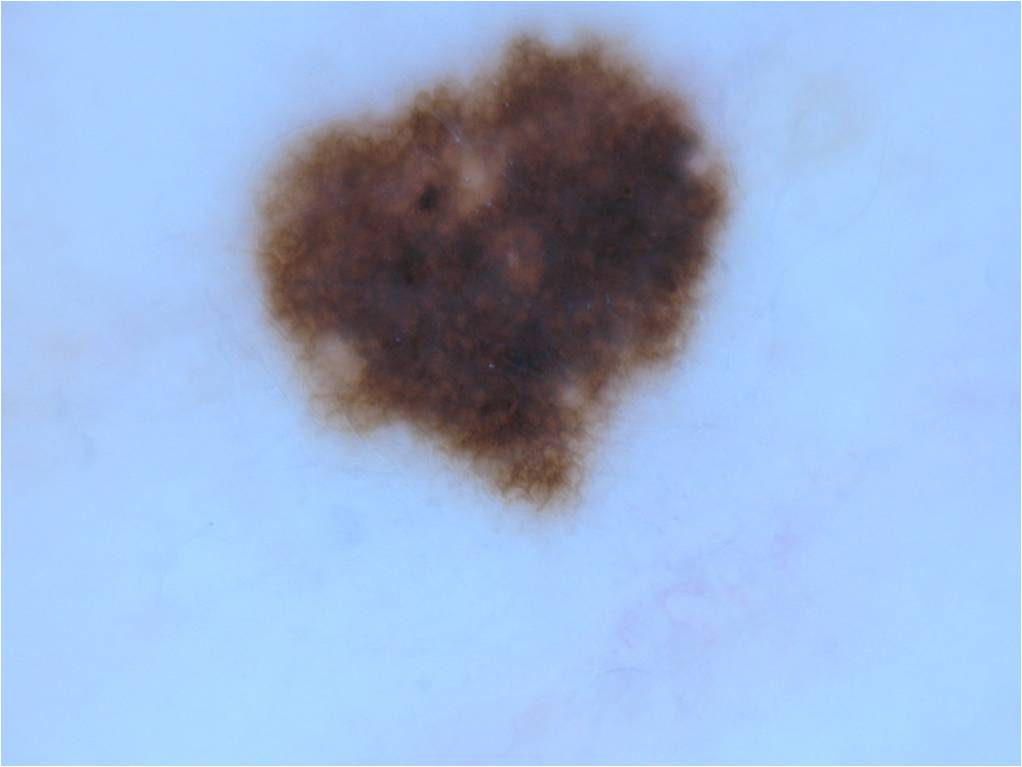
#> input picture 5_ Fully Convolutional Neural Networks/DATA/D1/Data/a11.jpg, 1022 x 767 px, given in place of cam.png, which was not available
$ jupyter execute 'Part 1_Convolution_Basics.ipynb'   (shell and % lines are left out)   (text cells are left out)
#> lines starting #> are read from the running program, lines starting #| are printed output that depends on the picture; pictures that were not available may be replaced by others from this repository, and a replacement may not be noted
[cell 1]
from google.colab import drive
drive.mount('/content/drive')

[cell 2]
import os
print(os.getcwd())

[cell 3]
os.chdir('/content/drive')
print(os.getcwd())

[cell 4]
os.chdir('/content/drive/My Drive')
print(os.getcwd())

[cell 5]
os.listdir('/content/drive/My Drive')

[cell 6]
os.listdir('/content/drive/My Drive/SSDL')

[cell 7]
os.listdir('/content/drive/My Drive/SSDL/Day2')

[cell 8]
from scipy.ndimage import correlate,convolve
import numpy as np


a = np.array([1,2,3,4,5])

b = np.array([1,2,3])

c = convolve(a,b)
print(c)

d = correlate(a,b)
print(d)

[cell 9]
from google.colab import files
uploaded = files.upload()
#> the answer given: a11.jpg

[cell 10]
import cv2
img=cv2.imread("cam.png")
#> img is the input picture: shape (767, 1022, 3); mean B, G, R 214.8, 178.5, 154.2

[cell 11]
from scipy.signal import convolve2d
import cv2
import matplotlib.pyplot as plt
import numpy as np

img = cv2.imread('cam.png',cv2.IMREAD_GRAYSCALE)
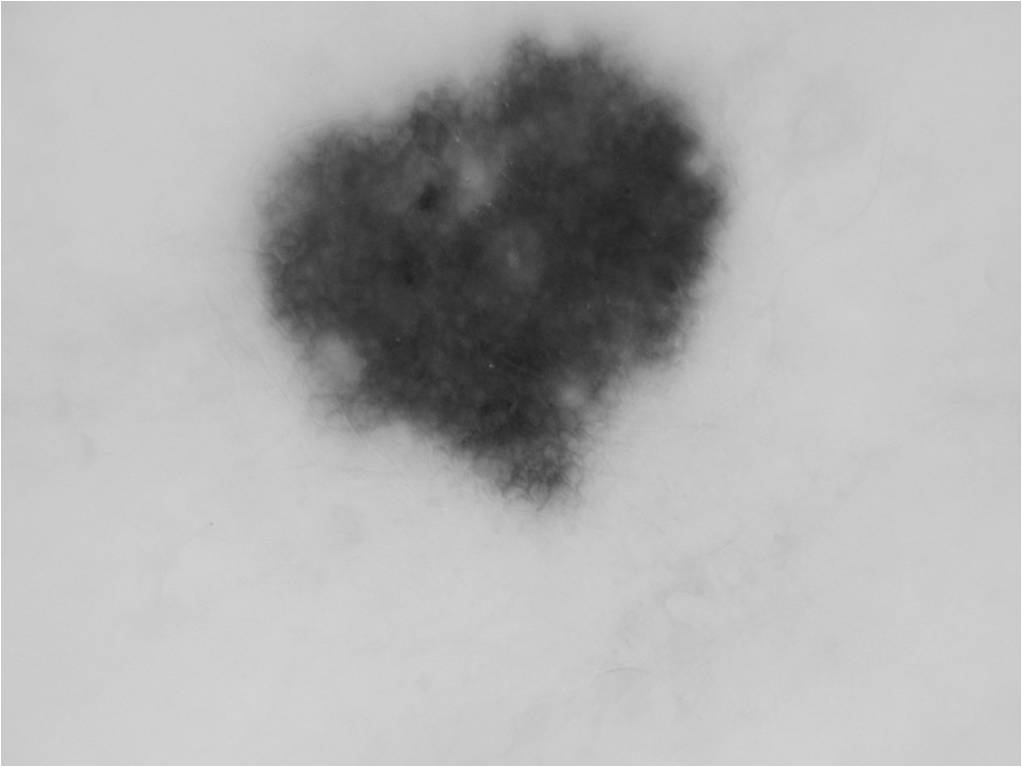
#> img: shape (767, 1022); min 32, max 255, mean 175.4


kernel = np.array([[1,0,-1],
                   [0,0,0],
                   [-1,0,1]])


print(img.shape)
#| (767, 1022)
print(kernel.shape)

b=convolve2d(img,kernel)

[cell 12]
plt.figure(figsize=(10,10))
plt.subplot(131).imshow(img,'gray')
plt.subplot(132).imshow(kernel,'gray')
plt.subplot(133).imshow(b,'gray')
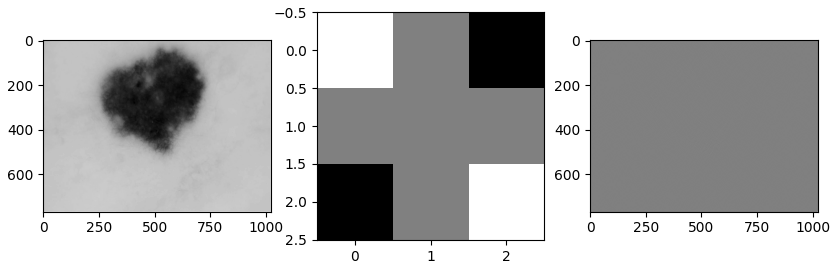
#> figure drawn by matplotlib, 3 panels

[cell 13]
import cv2
import matplotlib.pyplot as plt
import numpy as np
from skimage import filters


img = cv2.imread('cam.png',0)
plt.imshow(img)
print(img.shape)
#| (767, 1022)

[cell 14]
h = filters.sobel_h(img)
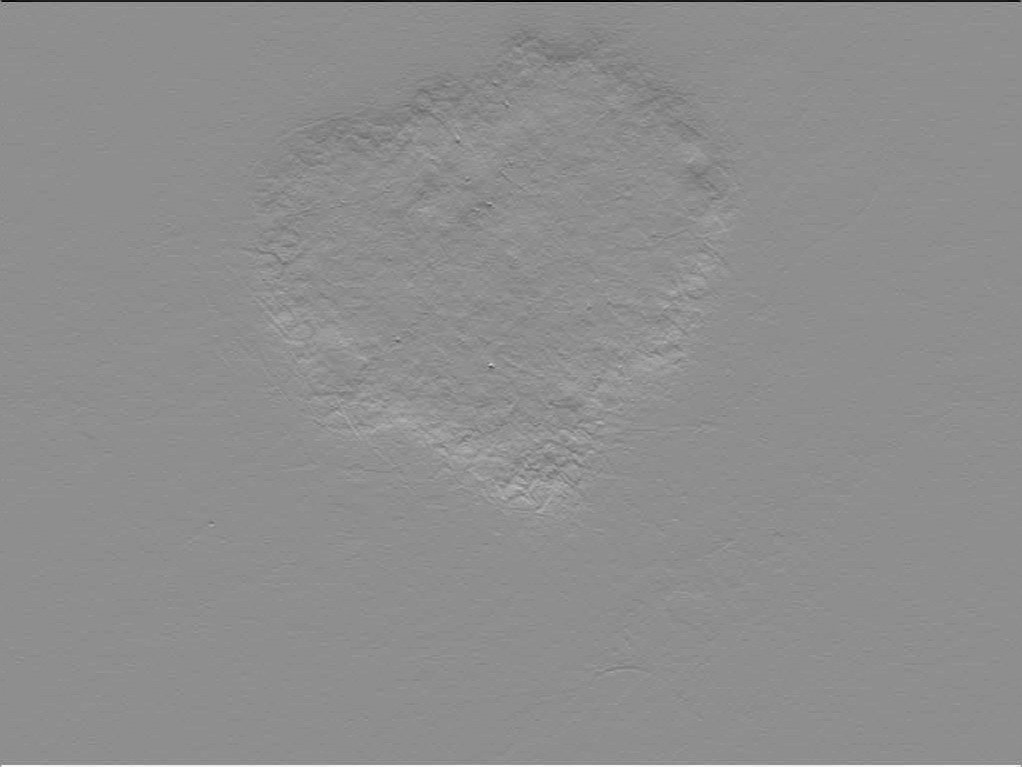
#> h: shape (767, 1022) float64; min -0.269, max 0.213, mean 8.17e-06; drawn with min black and max white
v = filters.sobel_v(img)
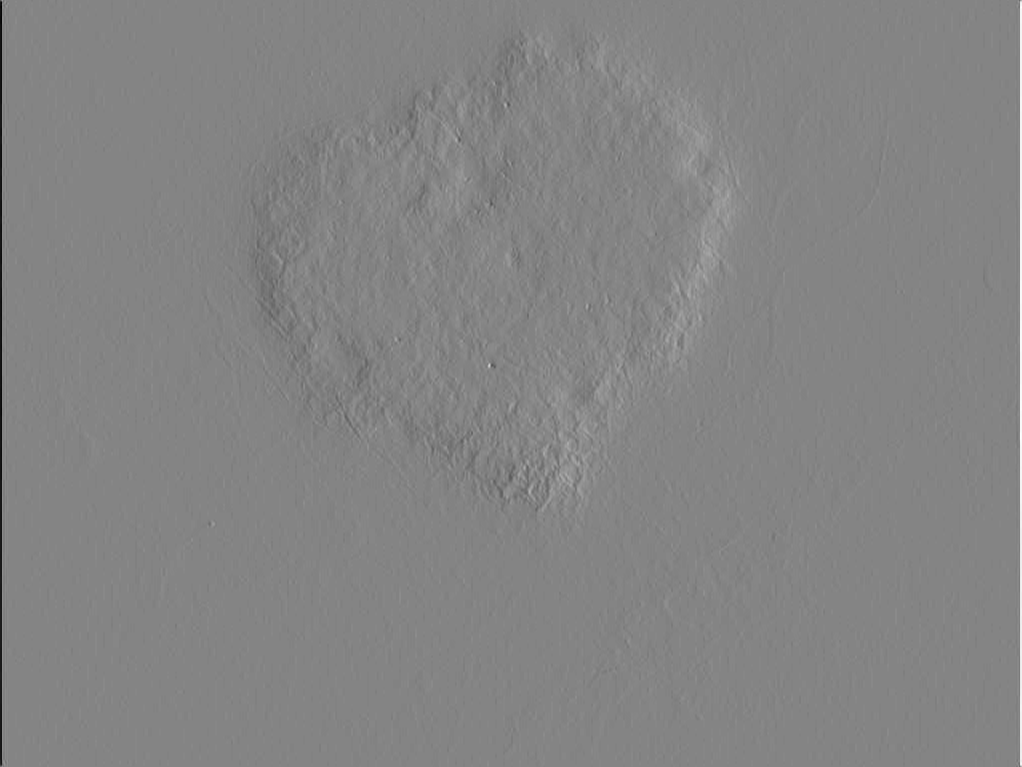
#> v: shape (767, 1022) float64; min -0.26, max 0.241, mean 4.9e-07; drawn with min black and max white
res1 = filters.sobel(img)
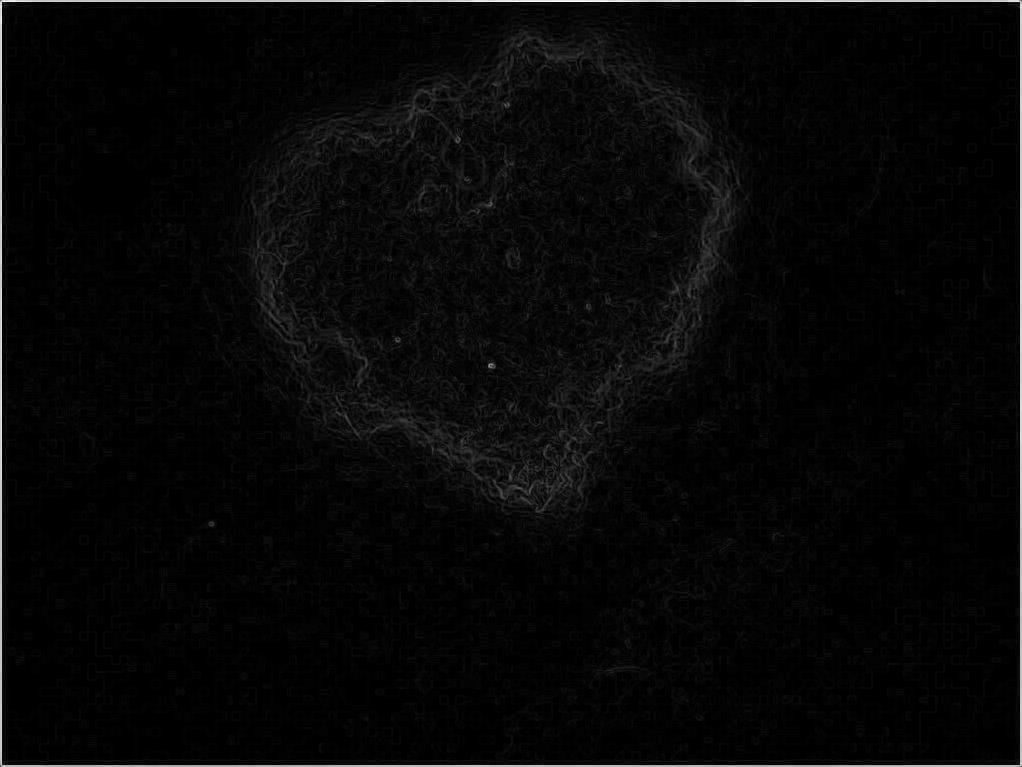
#> res1: shape (767, 1022) float64; min 0, max 0.191, mean 0.00552; drawn with min black and max white

[cell 15]
plt.figure(figsize=(20,20))
plt.subplot(141).imshow(img,'gray')
plt.subplot(142).imshow(h,'gray')
plt.subplot(143).imshow(v,'gray')
plt.subplot(144).imshow(res1,'gray')

$ run again, on 5_ Fully Convolutional Neural Networks/DATA/D1/Data/a12.jpg
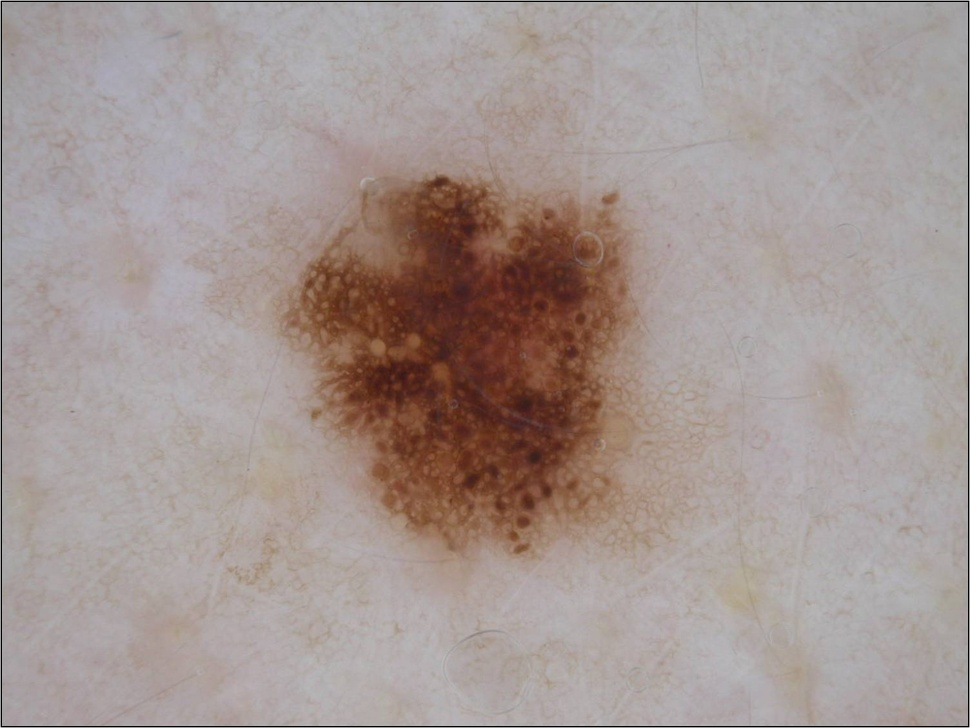
#> input picture 5_ Fully Convolutional Neural Networks/DATA/D1/Data/a12.jpg, 970 x 728 px, shrunk from 1504 x 1129 before the run, given in place of cam.png, which was not available
#> img is the input picture: shape (728, 970, 3); mean B, G, R 147.1, 150.8, 164.1
#> img: shape (728, 970)
#| (728, 970)
#> `[cell 12] plt.figure(figsize=(10,10)) plt.subplot(131).imshow(img,'gra..`:
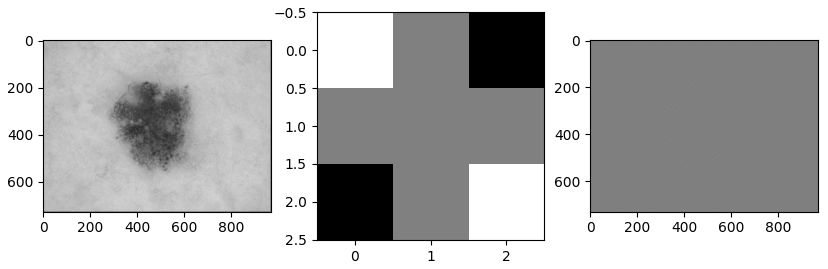
#> figure drawn by matplotlib, 3 panels
#| (728, 970)
#> `res1 = filters.sobel(img)`:
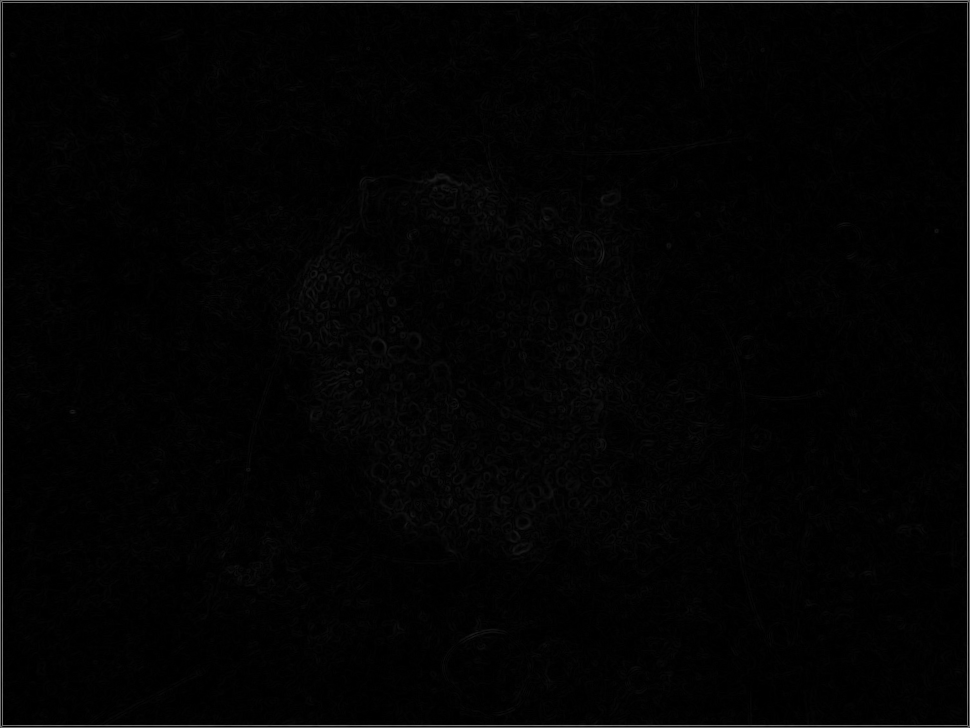
#> res1: shape (728, 970) float64; min 0, max 0.508, mean 0.0146

$ run again, on 5_ Fully Convolutional Neural Networks/DATA/D1/Data/a13.jpg
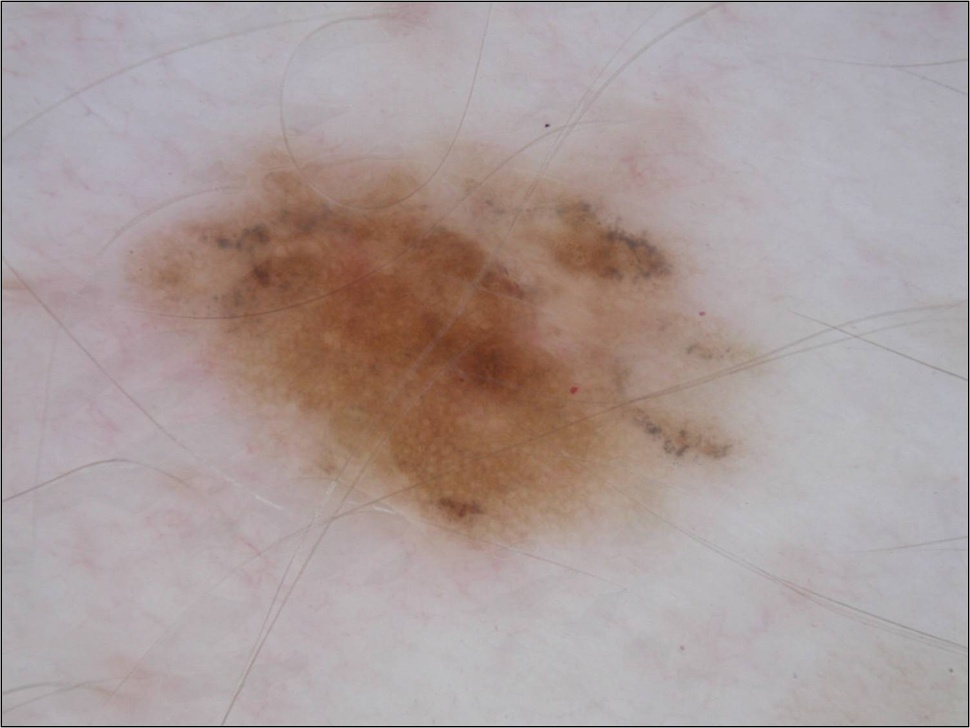
#> input picture 5_ Fully Convolutional Neural Networks/DATA/D1/Data/a13.jpg, 970 x 728 px, shrunk from 1504 x 1129 before the run, given in place of cam.png, which was not available
#> img is the input picture: shape (728, 970, 3); mean B, G, R 155.2, 156.5, 170.4
#> img: shape (728, 970)
#| (728, 970)
#| (728, 970)
#> `h = filters.sobel_h(img)`:
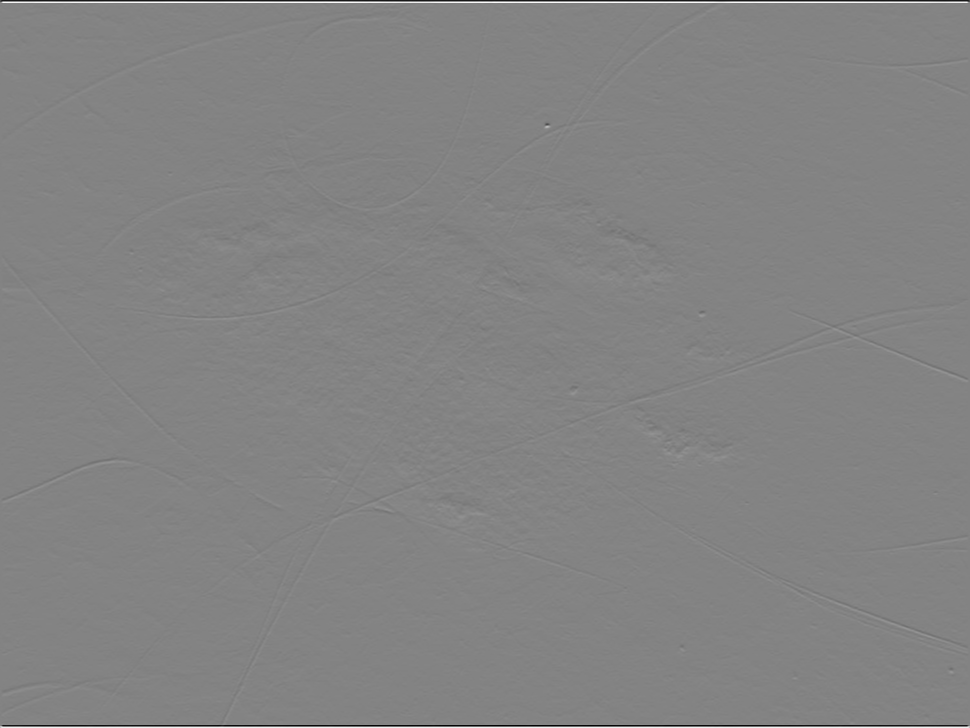
#> h: shape (728, 970) float64; min -0.749, max 0.705, mean 2.62e-06; drawn with min black and max white
#> `res1 = filters.sobel(img)`:
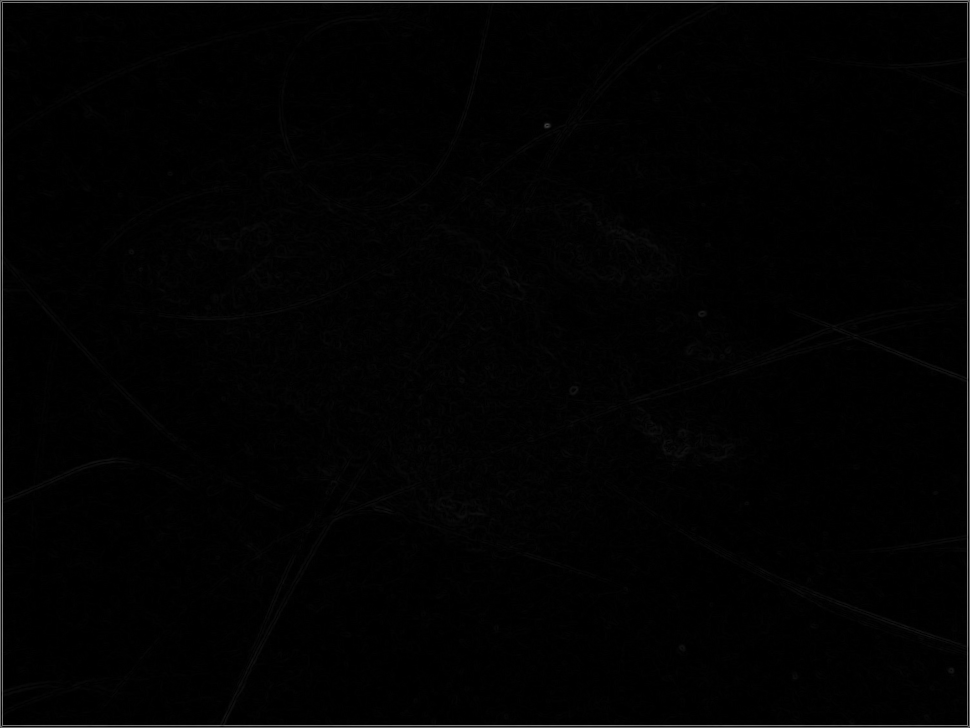
#> res1: shape (728, 970) float64; min 0, max 0.53, mean 0.0113
